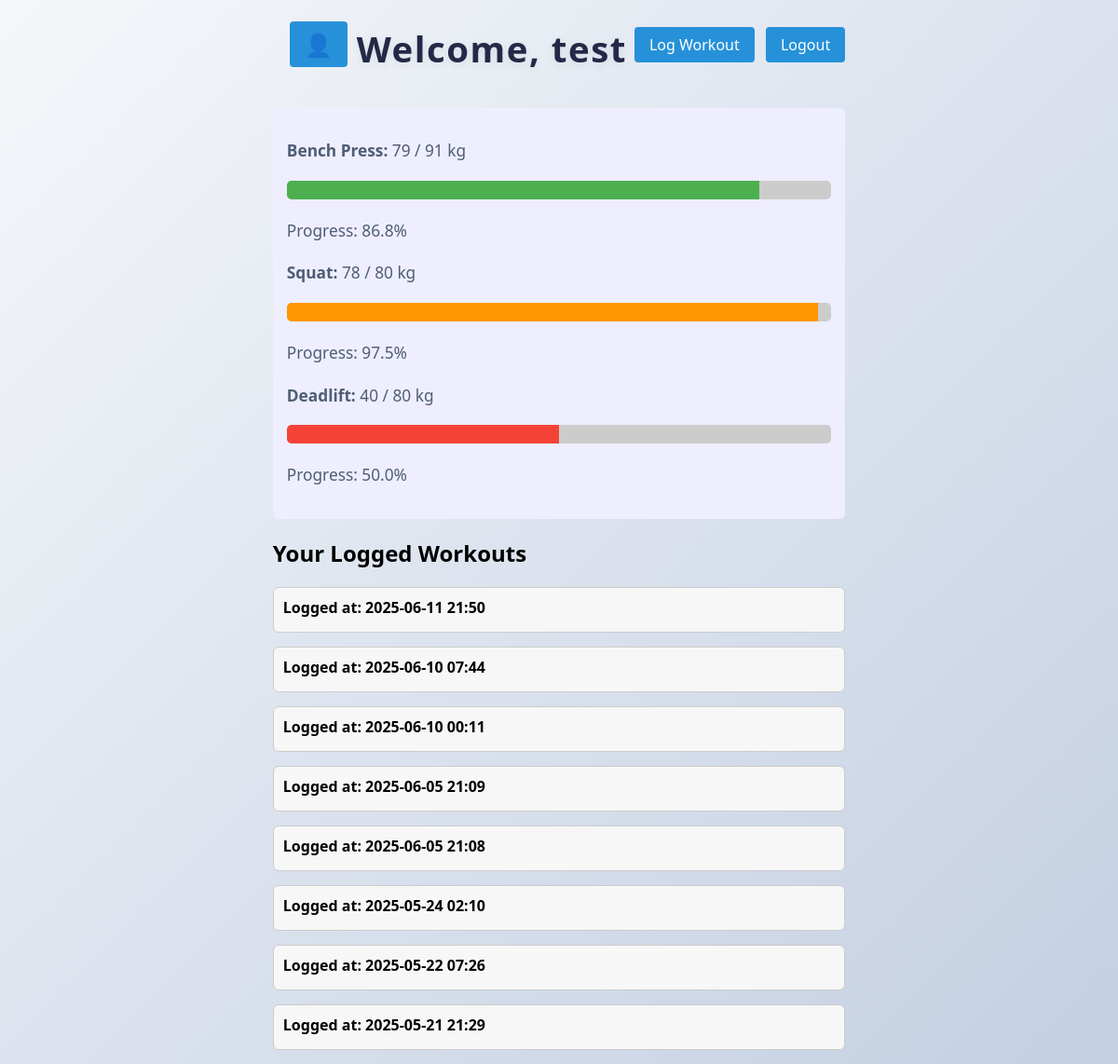
Page /home (signed in) on the earlier database version.
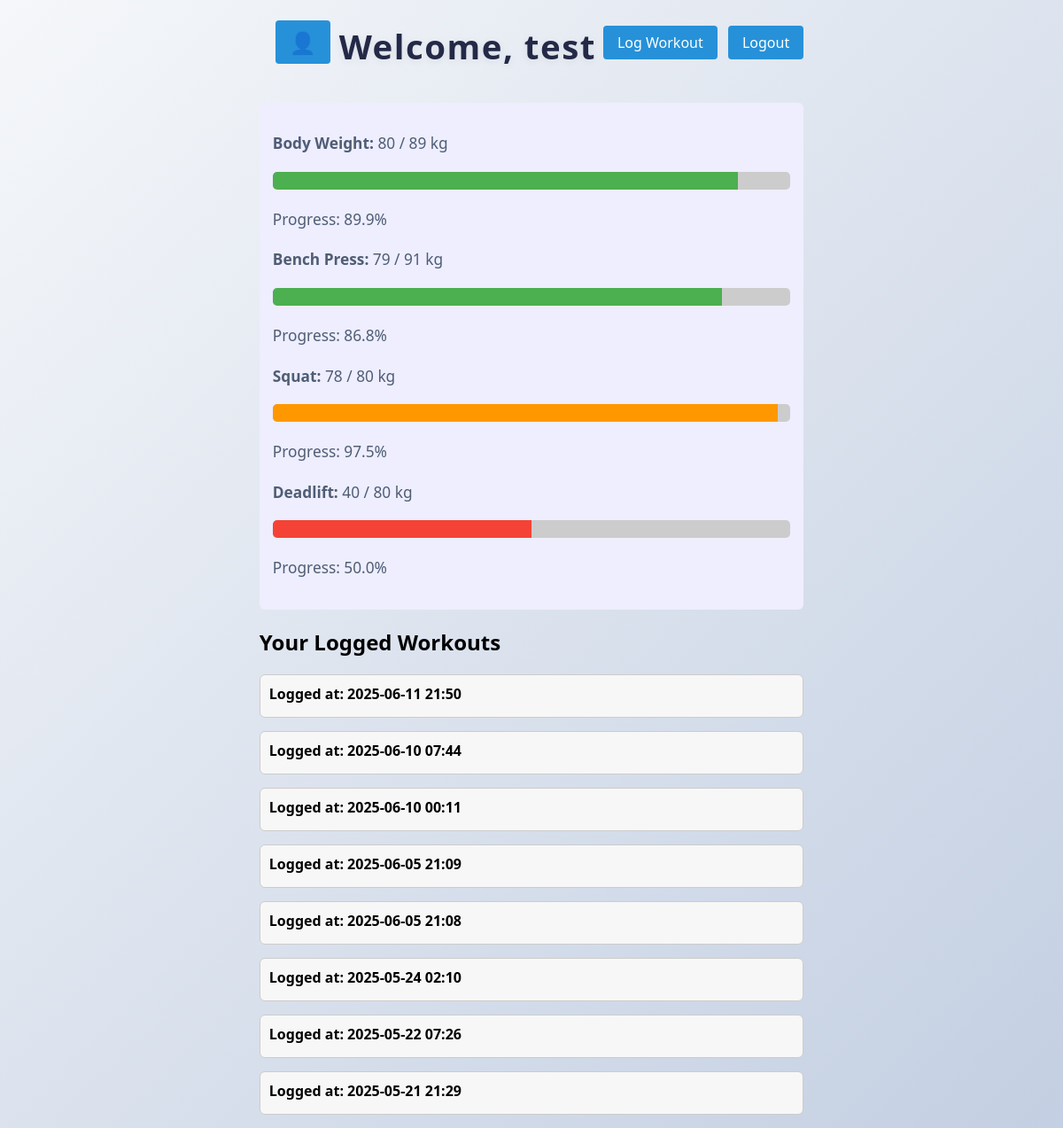
Same page on the later database version.
### workout_tracker/database_models.py (models this page shows)
class User(db.Model):
    __tablename__ = 'Users Table'
    ID = db.Column(db.Integer, primary_key=True)
    Username = db.Column(db.String, unique=True, nullable=False)
    password_hash = db.Column(db.String, nullable=False)
    Join_date = db.Column(db.String)
    instructions = db.Column(db.Text)
    description = db.Column(db.Text)
    bench_goal = db.Column(db.Integer)
    squat_goal = db.Column(db.Integer)
    deadlift_goal = db.Column(db.Integer)
    bench_current = db.Column(db.Integer)
    squat_current = db.Column(db.Integer)
    deadlift_current = db.Column(db.Integer)
    recovery_phrase = db.Column(db.Text)
    weight_updated = db.Column(db.String)
    current_weight = db.Column(db.Float)
    goal_weight = db.Column(db.Float)

### workout_tracker/app.py (the view)
@app.route('/home')
def home():
    if 'user_id' not in session:
        return redirect(url_for('login'))
    user = User.query.get(session['user_id'])
    workouts = (
        UserExercise.query
        .filter_by(user_id=user.ID)
        .order_by(UserExercise.date_completed.desc())
        .all()
    )
    grouped = {}
    for w in workouts:
        key = w.date_completed
        grouped.setdefault(key, {"exercises": [], "meta": w})["exercises"].append(w.exercise)
    return render_template('home_page.html', user=user, grouped_workouts=grouped)

### workout_tracker/app.py (called while the page is built)
@app.template_filter('datetimeformat')
def datetimeformat(value):
    return datetime.fromtimestamp(int(value)).strftime('%Y-%m-%d %H:%M')

### Templates/home_page.html (shortened to what this page needs)
<!DOCTYPE html>
<html lang="en">
<head>
    <link rel="stylesheet" href="{{ url_for('static', filename='css/main_styles.css') }}">
</head>
<body>
<div class="center">
    <div class="top-bar">
        <div class="profile-icon">
            <a href="{{ url_for('profile_settings') }}" title="Edit Profile">👤</a>
        </div>
        <h1>Welcome, {{ user.Username }}</h1>
        <div>
            <a href="{{ url_for('log_workout') }}">Log Workout</a>
            <a href="{{ url_for('logout') }}">Logout</a>
        </div>
    </div>
    <div class="goals-info">
        {% if user.current_weight and user.goal_weight %}
            <p><strong>Body Weight:</strong> {{ user.current_weight }} / {{ user.goal_weight }} kg</p>
            {% if user.goal_weight < user.current_weight %}
                {% set weight_progress = (user.goal_weight / user.current_weight) * 100 %}
                <div class="progress-bar">
                    <div class="progress-fill" style="width: {{ weight_progress | round(1) }}%; background: #ff5722;"></div>
                </div>
            {% else %}
                {% set weight_progress = (user.current_weight / user.goal_weight) * 100 %}
                <div class="progress-bar">
                    <div class="progress-fill" style="width: {{ weight_progress | round(1) }}%; background: #4caf50;"></div>
                </div>
            {% endif %}
            <p>Progress: {{ weight_progress | round(1) }}%</p>
        {% endif %}
        {% if user.bench_current and user.bench_goal %}
            <p><strong>Bench Press:</strong> {{ user.bench_current }} / {{ user.bench_goal }} kg</p>
            {% set bench_pct = (user.bench_current / user.bench_goal * 100) %}
            <div class="progress-bar">
                <div class="progress-fill" style="width: {{ bench_pct | round(1) }}%; background: #4CAF50;"></div>
            </div>
            <p>Progress: {{ bench_pct | round(1) }}%</p>
        {% endif %}
        {% if user.squat_current and user.squat_goal %}
            <p><strong>Squat:</strong> {{ user.squat_current }} / {{ user.squat_goal }} kg</p>
            {% set squat_pct = (user.squat_current / user.squat_goal * 100) %}
            <div class="progress-bar">
                <div class="progress-fill" style="width: {{ squat_pct | round(1) }}%; background: #FF9800;"></div>
            </div>
            <p>Progress: {{ squat_pct | round(1) }}%</p>
        {% endif %}
        {% if user.deadlift_current and user.deadlift_goal %}
            <p><strong>Deadlift:</strong> {{ user.deadlift_current }} / {{ user.deadlift_goal }} kg</p>
            {% set dl_pct = (user.deadlift_current / user.deadlift_goal * 100) %}
            <div class="progress-bar">
                <div class="progress-fill" style="width: {{ dl_pct | round(1) }}%; background: #F44336;"></div>
            </div>
            <p>Progress: {{ dl_pct | round(1) }}%</p>
        {% endif %}
    </div>
    <h2>Your Logged Workouts</h2>
    {% if grouped_workouts %}
        {% for ts, block in grouped_workouts.items() %}
        <div class="workout-entry">
            <div class="workout-header" onclick="toggleDetails(this)">
                Logged at: {{ ts | datetimeformat }}
            </div>
        </div>
        {% endfor %}
    {% else %}
        <p>No workouts logged yet.</p>
    {% endif %}
</div>
</body>
</html>

Differences in the rows shown:
changed User "test": current_weight (not shown) → "80"; goal_weight (not shown) → "89"
Other differences:
{{ weight_progress | round(1) }}: (not shown) → "89.9"
text now shown: "Body Weight: / kg Progress: %"
